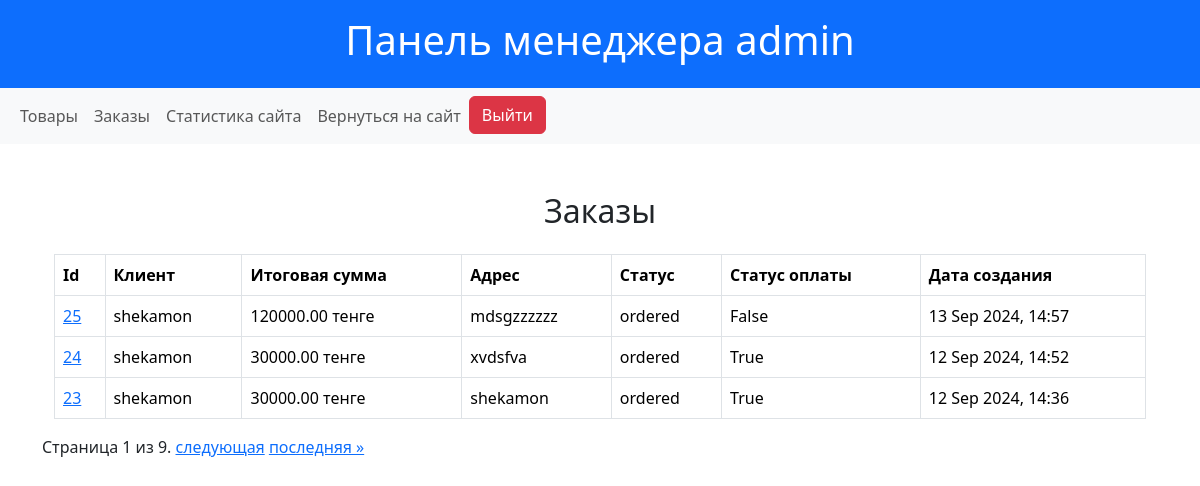
Screenshot of /manager/orders/ (signed in) with the database file from the repository.
### shop/models.py (models this page shows, shortened)
class Order(models.Model):
    STATUS_CHOICES = [
        ('ordered', 'Заказан'),
        ('shipped', 'Отправлен'),
        ('received', 'Получен'),
        ('canceled', 'Отменен'),
        ('returned', 'Возвращен'),
    ]
    user = models.ForeignKey(User, on_delete=models.CASCADE, related_name='orders')
    total_price = models.DecimalField(max_digits=10, decimal_places=2)
    address = models.CharField(max_length=255)
    status = models.CharField(max_length=10, choices=STATUS_CHOICES, default='ordered')
    payment_status = models.BooleanField(default=False)
    created_at = models.DateTimeField(auto_now_add=True)
    objects = OrderManager()
    class Meta:
        verbose_name = "Заказ"
        verbose_name_plural = "Заказы"

### shop/views.py (the view)
# urls.py: path('manager/orders/', ManagerOrdersView.as_view(), name='manager_orders'),
class ManagerOrdersView(ManagerMixin, ListView):
    model = Order
    template_name = 'manager/orders.html'
    context_object_name = 'orders'
    ordering = ['-created_at']
    paginate_by = 3  # Количество заказов на одной странице

### shop/views.py (called while the page is built)
    def test_func(self):
        return self.request.user.groups.filter(name="Менеджеры").exists()

### shop/templates/manager/orders.html (shortened to what this page needs)
{% extends "manager/base.html" %}
{% block content %}
<div class="container mt-5">
    <h2 class="text-center mb-4">Заказы</h2>
    <table class="table table-bordered table-hover">
        <thead class="thead-light">
            <tr>
                <th scope="col">Id</th>
                <th scope="col">Клиент</th>
                <th scope="col">Итоговая сумма</th>
                <th scope="col">Адрес</th>
                <th scope="col">Статус</th>
                <th scope="col">Статус оплаты</th>
                <th scope="col">Дата создания</th>
            </tr>
        </thead>
        <tbody>
            {% for order in orders %}
                <tr>
                    <td><a href="{% url 'update_order' order.pk %}">{{ order.pk }}</a></td>
                    <td>{{ order.user.username }}</td>
                    <td>{{ order.total_price }} тенге</td>
                    <td>{{ order.address }}</td>
                    <td>{{ order.status }}</td>
                    <td>{{ order.payment_status }}</td>
                    <td>{{ order.created_at|date:"d M Y, H:i" }}</td>
                </tr>
            {% endfor %}
        </tbody>
    </table>
</div>
<div class="pagination">
    <span class="step-links">
        <span class="current">
            Страница {{ page_obj.number }} из {{ page_obj.paginator.num_pages }}.
        </span>
        {% if page_obj.has_next %}
            <a href="?page={{ page_obj.next_page_number }}">следующая</a>
            <a href="?page={{ page_obj.paginator.num_pages }}">последняя &raquo;</a>
        {% endif %}
    </span>
</div>
{% endblock %}

### shop/templates/manager/base.html (shortened to what this page needs)
<!DOCTYPE html>
<html lang="en">
<head>
    <link href="https://cdn.jsdelivr.net/npm/bootstrap@5.3.3/dist/css/bootstrap.min.css" rel="stylesheet">
    <link rel="stylesheet" href="https://cdnjs.cloudflare.com/ajax/libs/font-awesome/6.6.0/css/all.min.css" />
</head>
<body>
    <header class="bg-primary text-white text-center py-3 ">
        <h1>
            Панель менеджера {{ user.username }}
        </h1>
    </header>
    <nav class="navbar navbar-expand-lg navbar-light bg-light mb-4">
        <div class="container-fluid">
            <div class="navbar-nav">
                <a class="nav-link" href="{% url 'manager_products' %}">Товары</a>
                <a class="nav-link" href="{% url 'manager_orders' %}">Заказы</a>
                <a class="nav-link" href="{% url 'manager_dashboard' %}">Статистика сайта</a>
                <a class="nav-link" href="{% url 'product_list' %}">Вернуться на сайт</a>
                <form action="{% url 'logout' %}" method="post" style="display:inline;" class="d-inline">
                    <button class="btn btn-danger" type="submit">Выйти</button>
                </form>
            </div>
        </div>
    </nav>
    <div class="container">
        {% block content %}
        {% endblock %}
    </div>
</body>
</html>

### rows the page displays
Order: pk "25", user.username "shekamon", total_price "120000.00", address "mdsgzzzzzz", status "ordered", payment_status "False", created_at "13 Sep 2024, 14:57"
Order: pk "24", user.username "shekamon", total_price "30000.00", address "xvdsfva", status "ordered", payment_status "True", created_at "12 Sep 2024, 14:52"
Order: pk "23", user.username "shekamon", total_price "30000.00", address "shekamon", status "ordered", payment_status "True", created_at "12 Sep 2024, 14:36"

### other values shown
{{ user.username }} "admin"
{{ page_obj.number }} "1"
{{ page_obj.paginator.num_pages }} "9"
